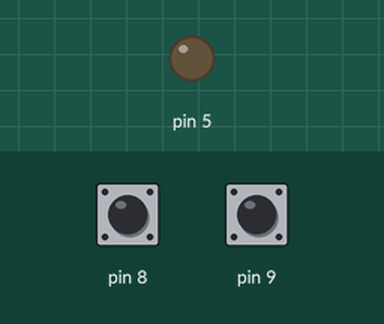
A sketch run on a simulated Arduino Uno, built with avr-gcc and run on an emulated ATmega328P. On the bench: output pins drawn as LEDs (lit = HIGH). Inputs (shaded band) come from the test bench; at power-on: pin 9 HIGH, pin 8 HIGH.

Above: at 1.2 s.
1.3 s: pin 9 pulled LOW for 0.15 s
At 2.0 s:
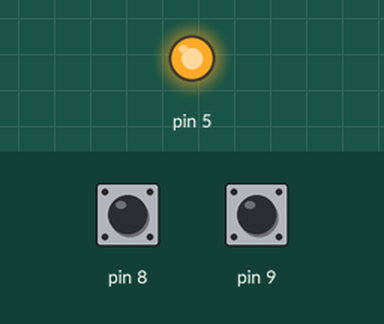
2.9 s: pin 8 pulled LOW for 0.15 s
At 3.2 s:
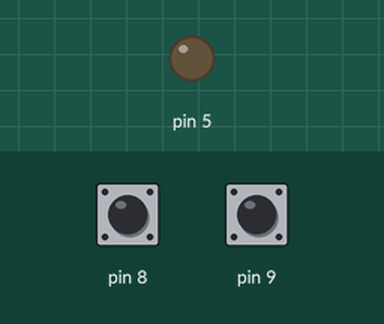
4.5 s: pin 9 pulled LOW for 1 s
At 5.6 s:
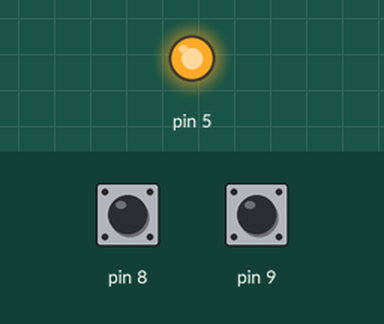
7.0 s: pin 8 driven LOW and pin 9 driven LOW
At 7.8 s:
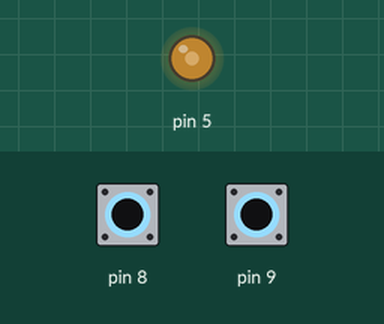
8.5 s: pin 8 driven HIGH
At 9.7 s:
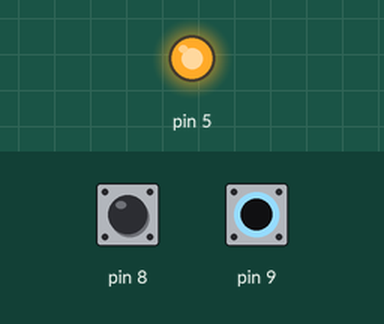
Timing chart, 0 to 11.0 s (numbered marks = the images above; inputs shaded):
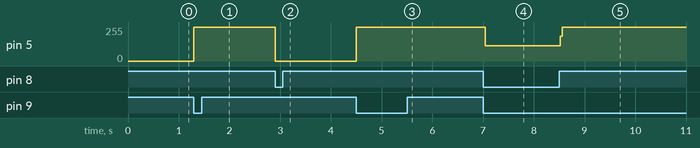

Measured:
- after the input at 1.3 s, pin 5: 0/255 → 255/255 at once
- after the input at 2.9 s, pin 5: 255/255 → 0/255 at once
- after the input at 4.5 s, pin 5: 0/255 → 255/255 at once
- after the input at 7.0 s, pin 5: 255/255 → 113/255 at once
- after the input at 8.5 s, pin 5: 113/255 → 255/255 at once

The sketch:

LedOnOffButtons.ino
```cpp
// Description: Allows for an on and off switch to control an led light via an Arudino microcontroller.

namespace{
  namespace Peripherals{
    enum PinNumbers:uint8_t{
      led=5,
      ledOnButton=9,
      ledOffButton=8
    };
  }
}

void setup(){
  pinMode(Peripherals::led,OUTPUT);
  pinMode(Peripherals::ledOnButton,INPUT_PULLUP);
  pinMode(Peripherals::ledOffButton,INPUT_PULLUP);
}

void loop(){
  //Turn led on.
  if(digitalRead(Peripherals::ledOnButton)==LOW){
    digitalWrite(Peripherals::led,HIGH);
  }

  //Turn led off.
  if(digitalRead(Peripherals::ledOffButton)==LOW){
    digitalWrite(Peripherals::led,LOW);
  }
}
```
